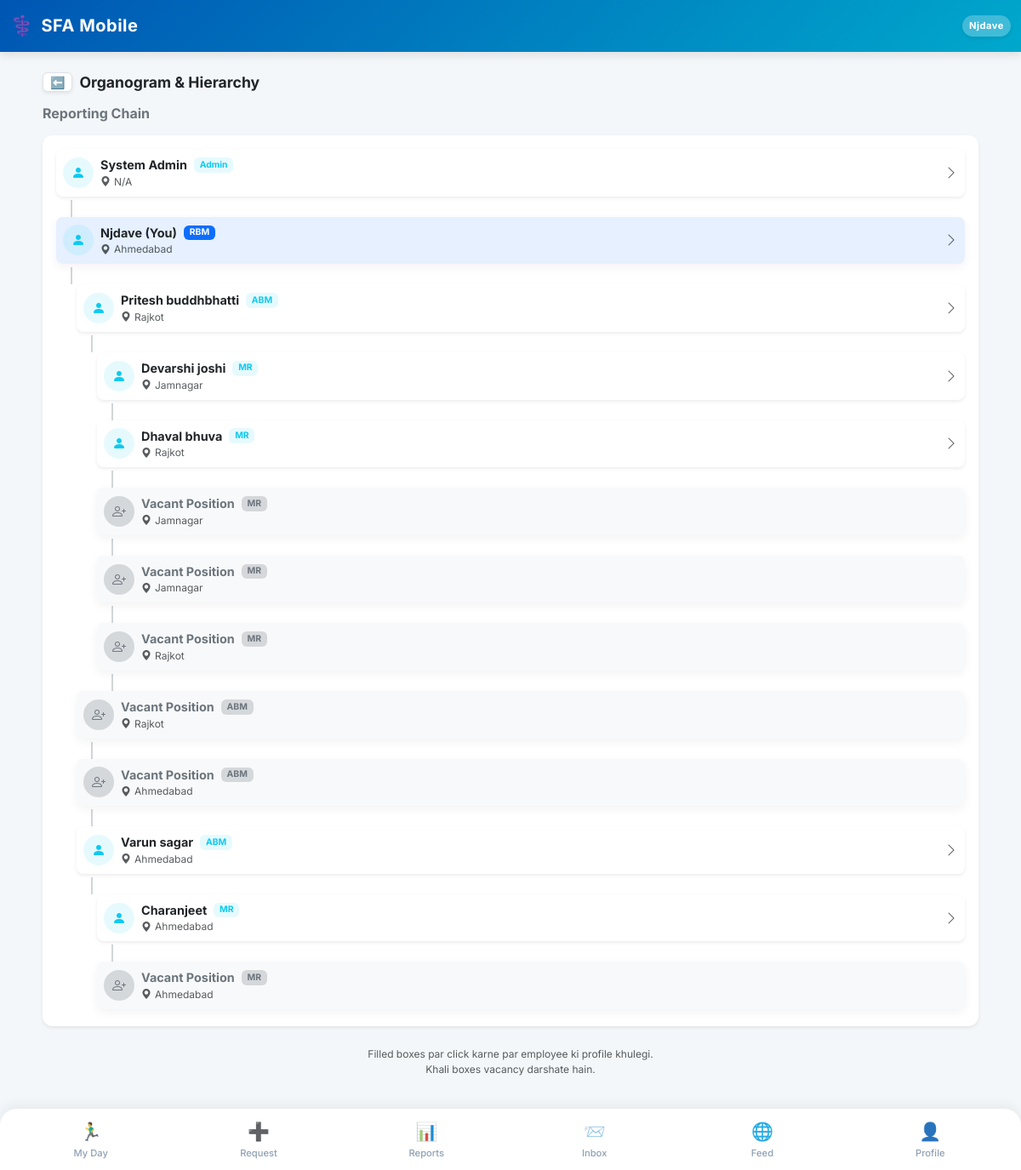
Page /organogram/ (signed in) on the committed database.
### SFA/models.py (models this page shows, shortened)
class Employee(models.Model):
    user = models.OneToOneField(User, on_delete=models.CASCADE, null=True, blank=True)
    company = models.ForeignKey(Company, on_delete=models.PROTECT, related_name='employees') # Already Correct
    DESIGNATION_CHOICES = [
        ('MR', 'Medical Representative'),
        ('ABM', 'Area Business Manager'),
        ('RBM', 'Regional Business Manager'),
        ('ZBM', 'Zonal Business Manager'),
        ('NSM', 'National Sales Manager'),
        ('Admin', 'System Administrator'),
    ]
    name = models.CharField(max_length=100)
    employee_code = models.CharField(max_length=50) # 🌟 FIX: unique=True HATA DIYA HAI
    designation = models.CharField(max_length=5, choices=DESIGNATION_CHOICES, default='MR')
    manager = models.ForeignKey('self', on_delete=models.SET_NULL, null=True, blank=True, related_name='subordinates')
    headquarter = models.ForeignKey(Territory, on_delete=models.SET_NULL, null=True, blank=True)
    phone = models.CharField(max_length=15)
    joining_date = models.DateField(default=timezone.now, help_text="Employee ki company join karne ki date. DCR calendar is date se aage hi banega, pehle ka nahi.")
    photo = models.ImageField(upload_to='employee_photos/', blank=True, null=True, help_text="Employee ki profile photo")
    address = models.TextField(blank=True, null=True, help_text="Employee ka home address")
    is_active = models.BooleanField(default=True, help_text="False matlab ye employee company chhod chuka hai ya inactive hai.")
    leaving_date = models.DateField(null=True, blank=True, help_text="Employee ke company chhodne ki tareekh.")
    dob = models.DateField(null=True, blank=True, verbose_name="Date of Birth")
    anniversary = models.DateField(null=True, blank=True, verbose_name="Marriage Anniversary")
    blood_group = models.CharField(max_length=10, blank=True, null=True)
    emergency_contact = models.CharField(max_length=15, blank=True, null=True)
    permanent_address = models.TextField(blank=True, null=True)
    father_name = models.CharField(max_length=100, blank=True, null=True)
    father_dob = models.DateField(null=True, blank=True)
    father_mobile = models.CharField(max_length=15, blank=True, null=True)
    father_occupation = models.CharField(max_length=100, blank=True, null=True)
    mother_name = models.CharField(max_length=100, blank=True, null=True)
    mother_dob = models.DateField(null=True, blank=True)
    mother_mobile = models.CharField(max_length=15, blank=True, null=True)
    mother_occupation = models.CharField(max_length=100, blank=True, null=True)
    spouse_name = models.CharField(max_length=100, blank=True, null=True)
    spouse_dob = models.DateField(null=True, blank=True)
    spouse_mobile = models.CharField(max_length=15, blank=True, null=True)
    spouse_occupation = models.CharField(max_length=100, blank=True, null=True)
    child1_name = models.CharField(max_length=100, blank=True, null=True)
    child1_dob = models.DateField(null=True, blank=True)
    child2_name = models.CharField(max_length=100, blank=True, null=True)
    child2_dob = models.DateField(null=True, blank=True)
    EMPLOYMENT_STATUS_CHOICES = [
        ('active', 'Active'),
        ('resigned', 'Resigned'),
        ('retired', 'Retired'),
        ('transferred', 'Transferred'),
        ('terminated', 'Terminated'),
        ('vacant', 'Vacant (Placeholder)'),   # 🌟 Dummy employee jab tak naya MR na aaye
        ('archived', 'Archived (Old Dummy)'), # 🌟 Dummy jiska kaam ho gaya, naye employee ko sab de diya
    ]
    employment_status = models.CharField(
        max_length=15, choices=EMPLOYMENT_STATUS_CHOICES, default='active',
        help_text="is_active sirf access/login control karta hai; ye field WAJAH/reason batata hai."
    )
    is_placeholder = models.BooleanField(
        default=False,
        help_text="True = ye ek 'Vacant_<HQ>' dummy employee hai, asli insaan nahi. Joint Work me normal employee jaisa hi treat hota hai (use individual hi maana jayega)."
    )
    class Meta:
        unique_together = ('company', 'employee_code')
    def get_my_managers(self, include_inactive=False):
        managers = []
        boss = self.manager
        while boss is not None:
            if include_inactive or boss.is_active:
                managers.append(boss)
            boss = boss.manager
        return managers

class Territory(models.Model):
    company = models.ForeignKey(Company, on_delete=models.CASCADE, related_name='territories') # 🌟 CHANGED
    name = models.CharField(max_length=100)
    city = models.CharField(max_length=100)
    class Meta:
        unique_together = ('company', 'name')

### SFA/views/core.py (the view)
# urls.py: path('organogram/', views.organogram_view, name='organogram'),
@employee_required
def organogram_view(request, employee):
    from SFA.models import Employee
    nodes = []
    managers = employee.get_my_managers(include_inactive=False)
    managers.reverse() # Taaki sabse bada boss sabse upar aaye
    for m in managers:
        nodes.append({
            'id': m.id,
            'name': m.name,
            'role': m.designation,
            'hq': m.headquarter.name if m.headquarter else 'N/A',
            'is_me': False,
            'is_vacant': False,
            'depth': 0,
            'padding': 0 # CSS margin ke liye
        })
    nodes.append({
        'id': employee.id,
        'name': f"{employee.name} (You)",
        'role': employee.designation,
        'hq': employee.headquarter.name if employee.headquarter else 'N/A',
        'is_me': True,
        'is_vacant': False,
        'depth': 0,
        'padding': 0
    })
    def get_subs(parent, depth):
        direct_reports = Employee.objects.filter(manager=parent).exclude(id=parent.id).order_by('name')
        for sub in direct_reports:
            if not sub.is_active and not sub.is_placeholder:
                continue
            is_vacant = sub.is_placeholder
            nodes.append({
                'id': sub.id,
                'name': 'Vacant Position' if is_vacant else sub.name,
                'role': sub.designation,
                'hq': sub.headquarter.name if sub.headquarter else 'N/A',
                'is_me': False,
                'is_vacant': is_vacant,
                'depth': depth,
                'padding': depth * 24 # UI indent ke liye 24px per depth
            })
            get_subs(sub, depth + 1)
    get_subs(employee, 1)
    return render(request, 'organogram.html', {'nodes': nodes})

### SFA/context_processors.py (called while the page is built)
def notification_counts(request):
    if request.user.is_authenticated and hasattr(request.user, 'employee'):
        employee = request.user.employee
        cache_key = f'nav_counts_{employee.id}'
        counts = cache.get(cache_key)
        if counts is None:
            counts = {
                'unread_notif_count': SystemNotification.objects.filter(employee=employee, is_read=False).count(),
                'unread_msg_count': InternalMessage.objects.filter(receiver=employee, is_read=False).count(),
            }
            cache.set(cache_key, counts, 60) # 60 seconds cache timeout
        return counts
    return {
        'unread_notif_count': 0,
        'unread_msg_count': 0,
    }

### SFA/templates/organogram.html
{% extends 'base.html' %}
{% block content %}
<div class="container-fluid p-0 mb-4 mt-2">
    <div class="d-flex align-items-center gap-2 mb-3 px-2">
        <a href="javascript:history.back()" class="btn btn-light shadow-sm btn-sm px-2 py-0 rounded-2 border bg-white text-secondary">⬅️</a>
        <h5 class="fw-bold text-dark mb-0" style="font-size: 1.1rem;">Organogram & Hierarchy</h5>
    </div>
    <div class="mx-2">
        <h6 class="fw-bold text-secondary mb-3">Reporting Chain</h6>
        <div class="card border-0 shadow-sm bg-white p-3" style="border-radius: 12px;">
            {% for node in nodes %}
                <a {% if not node.is_vacant %}href="{% url 'profile' %}?employee_id={{ node.id }}"{% endif %}
                   class="text-decoration-none d-block mb-1"
                   style="margin-left: {{ node.padding }}px;">
                    <div class="card border {% if node.is_me %}border-primary bg-primary bg-opacity-10{% elif node.is_vacant %}border-secondary bg-light{% else %}border-light shadow-sm{% endif %} rounded-3 p-2">
                        <div class="d-flex align-items-center">
                            <div class="rounded-circle d-flex align-items-center justify-content-center me-2
                                {% if node.is_vacant %}bg-secondary bg-opacity-25 text-secondary{% else %}bg-info bg-opacity-10 text-info{% endif %}"
                                style="width: 36px; height: 36px;">
                                <i class="bi {% if node.is_vacant %}bi-person-plus{% else %}bi-person-fill{% endif %}"></i>
                            </div>
                            <div class="flex-grow-1">
                                <div class="d-flex align-items-center gap-2">
                                    <span class="fw-bold {% if node.is_vacant %}text-secondary{% else %}text-dark{% endif %}" style="font-size: 0.9rem;">
                                        {{ node.name }}
                                    </span>
                                    <span class="badge {% if node.is_me %}bg-primary{% elif node.is_vacant %}bg-secondary bg-opacity-25 text-secondary{% else %}bg-info bg-opacity-10 text-info{% endif %}" style="font-size: 0.65rem;">
                                        {{ node.role }}
                                    </span>
                                </div>
                                <small class="text-muted d-flex align-items-center gap-1" style="font-size: 0.75rem;">
                                    <i class="bi bi-geo-alt-fill"></i> {{ node.hq }}
                                </small>
                            </div>
                            {% if not node.is_vacant %}
                                <i class="bi bi-chevron-right text-muted"></i>
                            {% endif %}
                        </div>
                    </div>
                </a>
                {% if not forloop.last %}
                <div class="d-flex" style="margin-left: {{ node.padding }}px;">
                    <div style="width: 2px; height: 20px; background-color: rgba(108, 117, 125, 0.3); margin-left: 17px;"></div>
                </div>
                {% endif %}
            {% endfor %}
        </div>
        <p class="text-muted text-center mt-4" style="font-size: 0.75rem;">
            Filled boxes par click karne par employee ki profile khulegi.<br>Khali boxes vacancy darshate hain.
        </p>
    </div>
</div>
{% endblock %}

### SFA/templates/base.html (shortened to what this page needs)
<!DOCTYPE html>
<html lang="en">
<head>
    <link href="https://cdn.jsdelivr.net/npm/bootstrap@5.3.0/dist/css/bootstrap.min.css" rel="stylesheet">
    <link href="https://cdn.jsdelivr.net/npm/bootstrap-icons@1.11.0/font/bootstrap-icons.css" rel="stylesheet">
</head>
<body>
    <nav class="navbar navbar-dark navbar-custom sticky-top">
        <div class="container-fluid py-1">
            <span class="navbar-brand mb-0 h1 d-flex align-items-center gap-2">
                <span style="font-size: 1.4rem;">⚕️</span> SFA Mobile
            </span>
            <div class="d-flex align-items-center gap-3">
                <span class="text-white fw-bold bg-white bg-opacity-25 px-2 py-1 rounded-pill shadow-sm" style="font-size: 0.70rem; letter-spacing: 0.5px;">
                    {{ request.user.employee.name|default:"Guest"|truncatechars:10 }}
                </span>
            </div>
        </div>
    </nav>
    <div class="container mt-4 mb-4">
        {% block content %}
        {% endblock %}
    </div>
    <div class="fixed-bottom bottom-nav d-flex justify-content-between align-items-center">
        {% if request.user.employee.designation != 'Admin' and request.user.employee.designation != 'System Administrator' %}
        <a href="{% url 'mr_dashboard' %}" class="nav-item {% if request.resolver_match.url_name == 'mr_dashboard' or request.resolver_match.url_name == 'day_start' or request.resolver_match.url_name == 'day_end' %}active{% endif %}">
            <span class="nav-icon">🏃‍♂️</span>My Day
        </a>
        {% endif %}
        <a href="{% url 'request_hub' %}" class="nav-item {% if request.resolver_match.url_name == 'request_hub' %}active{% endif %}">
            <span class="nav-icon">➕</span>Request
        </a>
        <a href="{% url 'view_hub' %}" class="nav-item {% if request.resolver_match.url_name == 'view_hub' or request.resolver_match.url_name == 'dcr_report' %}active{% endif %}">
            <span class="nav-icon">📊</span>Reports
        </a>
        <a href="{% url 'web_inbox' %}" class="nav-item {% if request.resolver_match.url_name == 'web_inbox' or request.resolver_match.url_name == 'web_compose' %}active{% endif %}">
            <span class="nav-icon position-relative">
                📨
            </span>Inbox
        </a>
<a href="{% url 'community_feed' %}" class="nav-item {% if request.resolver_match.url_name == 'community_feed' %}active{% endif %}">
    <span class="nav-icon">🌐</span>Feed
</a>
        <a href="{% url 'profile' %}" class="nav-item {% if request.resolver_match.url_name == 'profile' %}active{% endif %}">
            <span class="nav-icon">👤</span>Profile
        </a>
    </div>
</body>
</html>

### SFA/templates/base.html (style rules this page uses)
:root { --pharma-primary: #0056b3; --pharma-secondary: #00a8cc; --bg-light: #f4f7f9; }
body { font-family: 'Inter', sans-serif; background-color: var(--bg-light); padding-bottom: 85px; }
.navbar-custom { background: linear-gradient(135deg, var(--pharma-primary), var(--pharma-secondary)); box-shadow: 0 4px 10px rgba(0,0,0,0.1); }
.navbar-brand { font-weight: 700; letter-spacing: 0.5px; }
.card { border: none !important; border-radius: 12px; box-shadow: 0 4px 12px rgba(0, 0, 0, 0.05); }
.bottom-nav { background-color: #ffffff; border-top-left-radius: 20px; border-top-right-radius: 20px; box-shadow: 0 -4px 15px rgba(0,0,0,0.06); padding: 5px 8px; }
.nav-item { text-align: center; flex: 1; padding: 6px 0; color: #8fa0b3; font-size: 0.70rem; font-weight: 500; text-decoration: none; border-radius: 12px; transition: all 0.3s ease; }
.nav-icon { font-size: 1.3rem; display: block; margin-bottom: 2px; filter: grayscale(20%); }

### rows in the picture
Employee: name "System Admin", role "Admin"
Employee: role "RBM"
Territory: hq "Ahmedabad" "Ahmedabad" "Ahmedabad" "Ahmedabad" "Ahmedabad"
Employee: name "Pritesh buddhbhatti", role "ABM"
Territory: hq "Rajkot" "Rajkot" "Rajkot" "Rajkot"
Employee: name "Devarshi joshi", role "MR"
Territory: hq "Jamnagar" "Jamnagar" "Jamnagar"
Employee: name "Dhaval bhuva", role "MR"
Employee: role "MR"
Employee: role "MR"
Employee: role "MR"
Employee: role "ABM"
Employee: role "ABM"
Employee: name "Varun sagar", role "ABM"
Employee: name "Charanjeet", role "MR"
Employee: role "MR"

### other values in the picture
{{ request.user.employee.name|default:"Guest"|truncatechars:10 }} "Njdave"
{{ node.hq }} "N/A"
{{ node.name }} "Njdave (You)" "Vacant Position" "Vacant Position" "Vacant Position" "Vacant Position" "Vacant Position" "Vacant Position"
